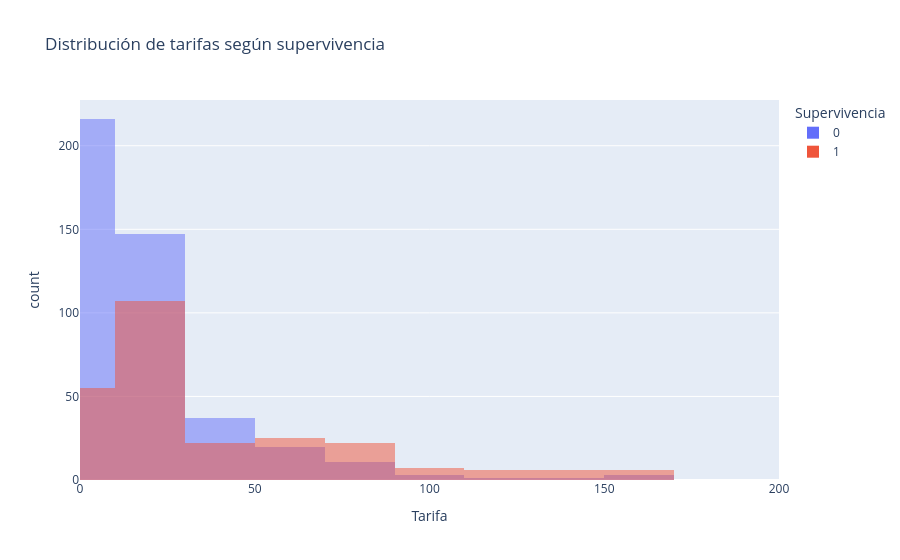

The cell this chart's notebook holds for it:
### Code cell
df = final_train.copy()
df['survived'] = y_train

fig = px.histogram(
    df,
    x='fare',
    color='survived',
    nbins=30,
    barmode='overlay',
    labels={'survived': 'Supervivencia', 'fare': 'Tarifa'},
    title='Distribución de tarifas según supervivencia',
    range_x=[0, 200]  # Limitar el rango para mejor visualización
)

fig.show()

### Figure 1 — Plotly figure (JSON) as saved in the notebook; plotly's stock layout.template omitted (floating-point values rounded to 4 significant figures; data arrays with more than 128 entries replaced by an {"elided": "..."} marker saying what was removed)
{"data": [{"bingroup": "x", "hovertemplate": "Supervivencia=0<br>Tarifa=%{x}<br>count=%{y}<extra></extra>", "legendgroup": "0", "marker": {"color": "#636efa", "opacity": 0.5, "pattern": {"shape": ""}}, "name": "0", "nbinsx": 30, "orientation": "v", "showlegend": true, "type": "histogram", "x": {"elided": "444 float values"}, "xaxis": "x", "yaxis": "y"}, {"bingroup": "x", "hovertemplate": "Supervivencia=1<br>Tarifa=%{x}<br>count=%{y}<extra></extra>", "legendgroup": "1", "marker": {"color": "#EF553B", "opacity": 0.5, "pattern": {"shape": ""}}, "name": "1", "nbinsx": 30, "orientation": "v", "showlegend": true, "type": "histogram", "x": {"elided": "268 float values"}, "xaxis": "x", "yaxis": "y"}], "layout": {"barmode": "overlay", "legend": {"title": {"text": "Supervivencia"}, "tracegroupgap": 0}, "title": {"text": "Distribución de tarifas según supervivencia"}, "xaxis": {"anchor": "y", "domain": [0.0, 1.0], "range": [0, 200], "title": {"text": "Tarifa"}}, "yaxis": {"anchor": "x", "domain": [0.0, 1.0], "title": {"text": "count"}}}}
